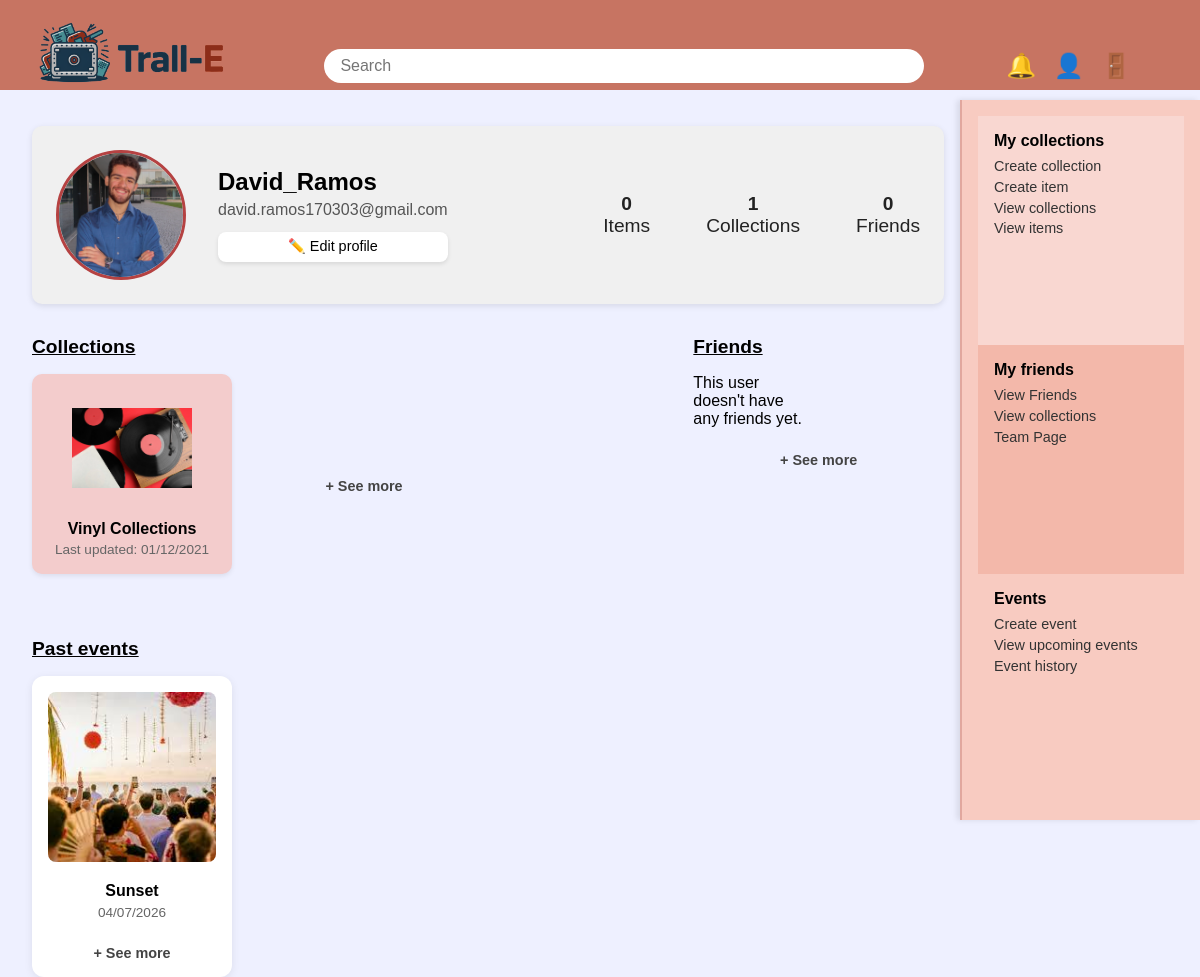
Page /public_html/userpage.php (signed in) on the earlier database version.
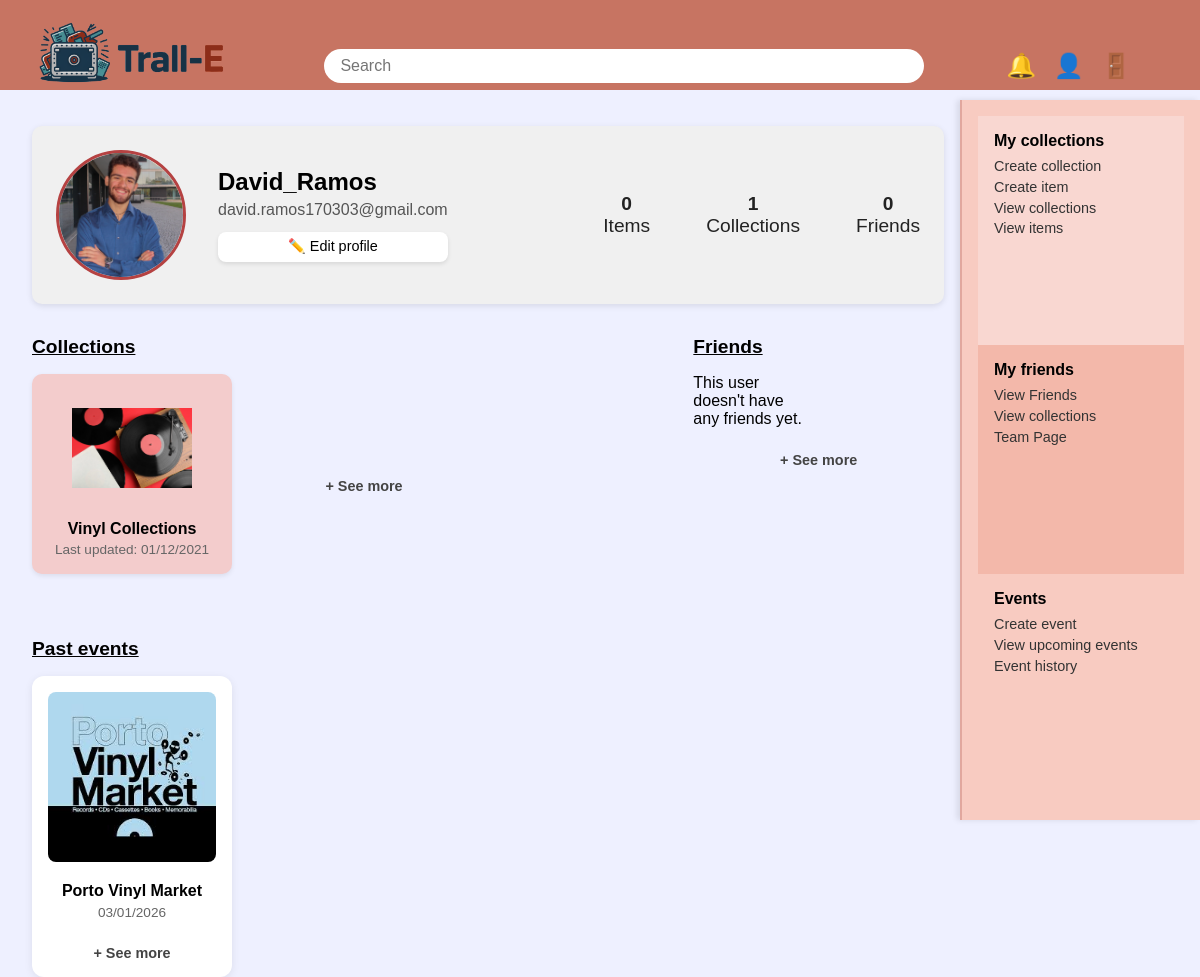
Same page on the later database version.
### tables this page shows
CREATE TABLE `event` (
  `event_id` int(11) NOT NULL,
  `user_id` int(11) NOT NULL,
  `image_id` int(11) DEFAULT 13,
  `name` varchar(100) NOT NULL,
  `date` date DEFAULT NULL,
  `theme` varchar(100) DEFAULT NULL,
  `place` varchar(120) DEFAULT NULL,
  `description` text DEFAULT NULL,
  `teaser_url` text DEFAULT NULL
);

CREATE TABLE `image` (
  `image_id` int(11) NOT NULL,
  `url` varchar(255) NOT NULL
);

### public_html/userpage.php (the view, shortened to what the changed rows need)
<?php
$currentUserId = (int) $_SESSION['user_id'];
$profileUserId = $currentUserId;
$host   = "localhost";
$user   = "root";
$pass   = "";
$dbname = "sie";
$conn = new mysqli($host, $user, $pass, $dbname);
$sqlUser = "
    SELECT
        u.user_id,
        u.username,
        u.email,
        u.country,
        u.image_id,
        img.url AS profile_image,
        /* Contar items através das coleções do user (usando tabela contains) */
        (
            SELECT COUNT(*)
            FROM contains con
            INNER JOIN collection c2 ON con.collection_id = c2.collection_id
            WHERE c2.user_id = u.user_id
        ) AS total_items,
        /* Contar coleções do user */
        (SELECT COUNT(*) FROM collection c WHERE c.user_id = u.user_id) AS total_collections,
        /* Contar amigos do user */
        (SELECT COUNT(*) FROM friends f WHERE f.user_id = u.user_id) AS total_friends
    FROM user u
    LEFT JOIN image img ON u.image_id = img.image_id
    WHERE u.user_id = ?
";
$stmtUser = $conn->prepare($sqlUser);
$stmtUser->bind_param("i", $profileUserId);
$stmtUser->execute();
$resultUser = $stmtUser->get_result();
$profile = $resultUser->fetch_assoc();
$sqlEvents = "
    SELECT
        e.event_id,
        e.name,
        e.date,
        e.place,
        e.teaser_url,
        e.image_id,
        img.url AS event_image
    FROM event e
    LEFT JOIN image img ON e.image_id = img.image_id
    WHERE e.user_id = ?
    ORDER BY e.date DESC
";
$stmtE = $conn->prepare($sqlEvents);
$stmtE->bind_param("i", $profileUserId);
$stmtE->execute();
$resultE = $stmtE->get_result();
$events = [];
while ($row = $resultE->fetch_assoc()) {
    $events[] = $row;
}
?>
<!DOCTYPE html>
<html lang="en">
<head>
  <link rel="stylesheet" href="homepage.css" />
  <link rel="stylesheet" href="userpage.css">
</head>
<body>
  <div class="main">
    <div class="profile-container">
      <section class="user-info">
        <div class="user-profile-box">
          <div class="user-box">
            <div class="user-info-wrapper">
              <div class="user-details-and-stats">
                <div class="user-details">
                  <h2 class="username">
                    <?php echo htmlspecialchars($profile['username']); ?>
                  </h2>
                </div>
              </div>
            </div>
          </div>
        </div>
      </section>
      <section class="past-events">
        <div class="past-events-grid">
          <?php if (empty($events)): ?>
            <p>This user has no past events.</p>
          <?php else: ?>
            <?php foreach ($events as $ev): ?>
              <?php
                if (!empty($ev['event_image'])) {
                    $eventImg = $ev['event_image'];
                } elseif (!empty($ev['teaser_url'])) {
                    $eventImg = $ev['teaser_url'];
                } else {
                    $eventImg = 'images/default_event.png';
                }
                $eventDate = !empty($ev['date'])
                    ? date('d/m/Y', strtotime($ev['date']))
                    : '-';
              ?>
              <div class="past-event-card">
                <img src="<?php echo htmlspecialchars($eventImg); ?>"
                     alt="<?php echo htmlspecialchars($ev['name']); ?>">
                <p class="event-name"><?php echo htmlspecialchars($ev['name']); ?></p>
                <span class="event-date">
                  <?php echo $eventDate; ?>
                </span>
                <a href="pasteventpage.php?id=<?php echo (int)$ev['event_id']; ?>" class="view-all">
                  + See more
                </a>
              </div>
            <?php endforeach; ?>
          <?php endif; ?>
        </div>
      </section>
    </div>
  </div>
</body>
</html>

Differences in the rows shown:
changed event: image.url: a different picture; name "Sunset" → "Porto Vinyl Market"; date "04/07/2026" → "03/01/2026"
